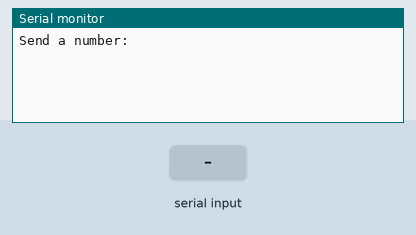
This sketch was run on a simulated Arduino Uno, built with avr-gcc and run on an emulated ATmega328P. Shown: the last lines printed to the serial monitor. The test bench sets the inputs (shaded band).

Above: at 1.2 s.
1.3 s: "90,45\n" received over Serial
At 2.2 s:
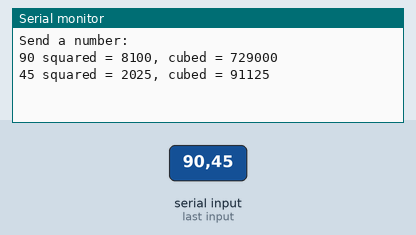
2.8 s: "30,150\n" received over Serial
At 3.2 s:
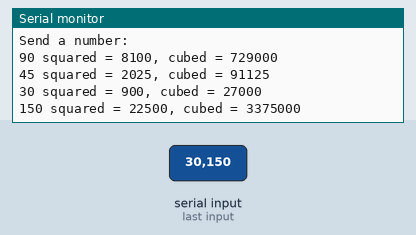
Timing chart, 0 to 5.8 s (numbered marks = the images above; inputs shaded):
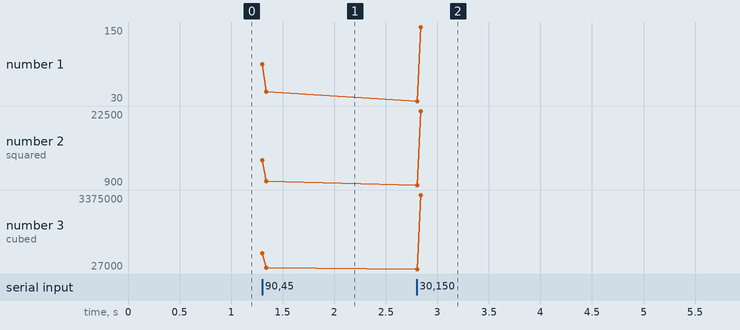

The sketch:

serial_calc.ino
```cpp
// Serial calculator: type a whole number in the serial monitor; the board replies with its square and cube.
void setup() {
  Serial.begin(9600);
  Serial.println("Send a number:");
}

void loop() {
  if (Serial.available()) {
    long n = Serial.parseInt();
    while (Serial.available()) Serial.read();
    Serial.print(n);
    Serial.print(" squared = ");
    Serial.print(n * n);
    Serial.print(", cubed = ");
    Serial.println(n * n * n);
  }
}
```

Measured:
- after the input at 1.3 s, the serial monitor: prints a new line at once (image 1)
- after the input at 2.8 s, the serial monitor: prints a new line at once (image 2)
- plotted number 1: 45 → 150 after the input at 2.8 s
- plotted number 2: 2025 → 22500 after the input at 2.8 s
- plotted number 3: 91125 → 3375000 after the input at 2.8 s
